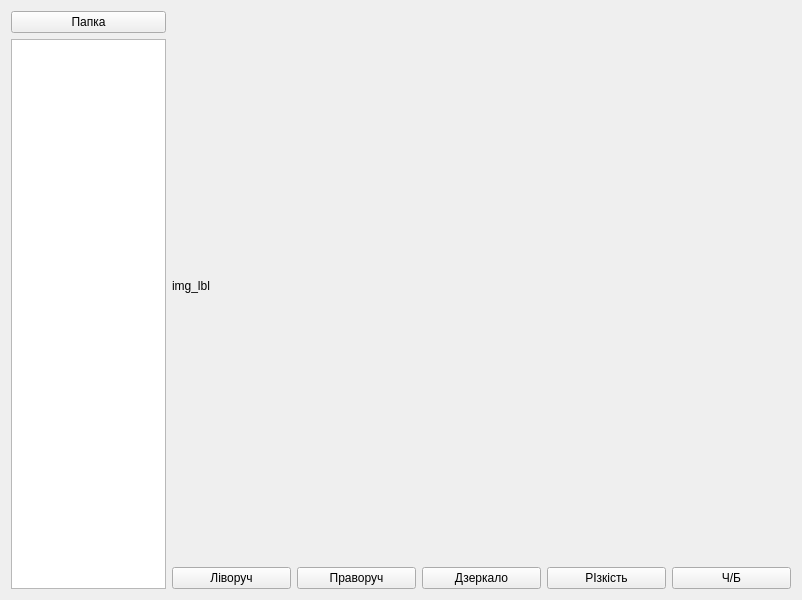
<?xml version="1.0" encoding="UTF-8"?>
<ui version="4.0">
 <class>Form</class>
 <widget class="QWidget" name="Form">
  <property name="geometry">
   <rect>
    <x>0</x>
    <y>0</y>
    <width>802</width>
    <height>600</height>
   </rect>
  </property>
  <property name="windowTitle">
   <string>Easy Editor v1.0</string>
  </property>
  <layout class="QHBoxLayout" name="horizontalLayout" stretch="1,4">
   <item>
    <layout class="QVBoxLayout" name="verticalLayout">
     <item>
      <widget class="QPushButton" name="folder_btn">
       <property name="text">
        <string>Папка</string>
       </property>
      </widget>
     </item>
     <item>
      <widget class="QListWidget" name="listOfImage"/>
     </item>
    </layout>
   </item>
   <item>
    <layout class="QVBoxLayout" name="verticalLayout_2" stretch="19,1">
     <item>
      <widget class="QLabel" name="label">
       <property name="text">
        <string>img_lbl</string>
       </property>
      </widget>
     </item>
     <item>
      <layout class="QHBoxLayout" name="horizontalLayout_2">
       <item>
        <widget class="QPushButton" name="left_btn">
         <property name="text">
          <string>Ліворуч</string>
         </property>
        </widget>
       </item>
       <item>
        <widget class="QPushButton" name="right_btn">
         <property name="text">
          <string>Праворуч</string>
         </property>
        </widget>
       </item>
       <item>
        <widget class="QPushButton" name="mirror_btn">
         <property name="text">
          <string>Дзеркало</string>
         </property>
        </widget>
       </item>
       <item>
        <widget class="QPushButton" name="sharp_btn">
         <property name="text">
          <string>РІзкість</string>
         </property>
        </widget>
       </item>
       <item>
        <widget class="QPushButton" name="baw_btn">
         <property name="text">
          <string>Ч/Б</string>
         </property>
        </widget>
       </item>
      </layout>
     </item>
    </layout>
   </item>
  </layout>
 </widget>
 <resources/>
 <connections/>
</ui>
